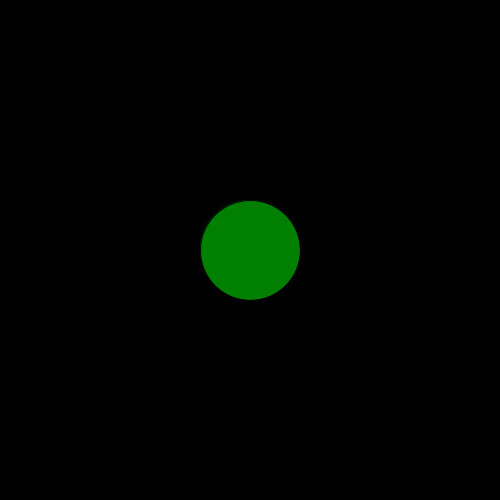
Frame 1 (no input)
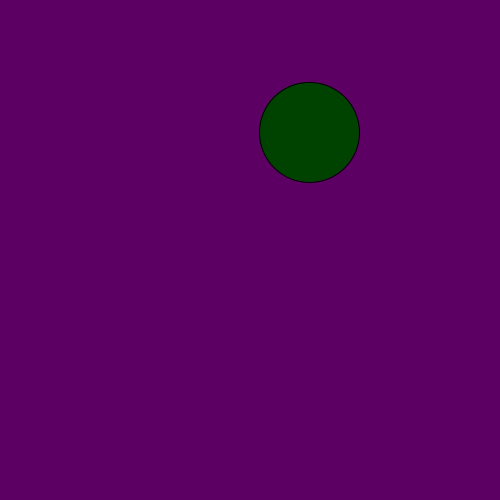
Frame 60 (the mouse pressed at the canvas centre just before this capture)
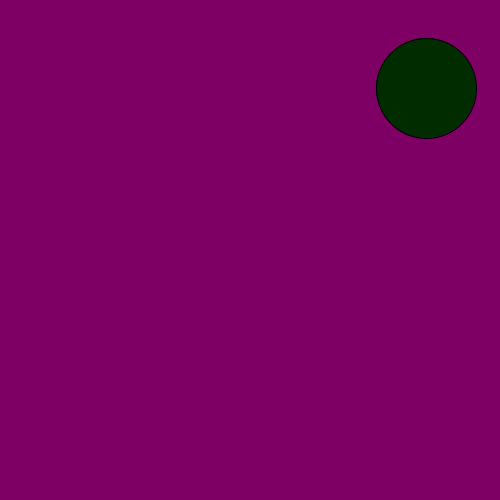
Frame 120 (the mouse held since frame 60 and released just before this capture)

The Processing sketch that drew these frames (run headless with seeded random() and noise(); from frame 60 on, the mouse is pressed at the canvas centre):

// Processing sketch: Bouncingball_conditionals
// ── Bouncingball_conditionals.pde
int x, y;
int size;
int xSpeed, ySpeed;
color bgColor;
int colorRange;
int r, g, b;

void setup() {
  size (500, 500);
  x = width/2;
  y = height/2;

  //xSpeed = int (random(-5,5));
  //ySpeed = int (random(-5,5));

   if (xSpeed == 0 || ySpeed == 0 || xSpeed == ySpeed){
  xSpeed = int (random(-5,5));
  ySpeed = int (random(-5,5));
  }

  size = 100;
}

void draw() {
  background (bgColor);
  //map
  colorRange = int (map (x,0,width,0,150));
  // first two variables are the natyral range of value "x"
  // the second two variables are the range you want to map your variable to
  bgColor = color(colorRange,0, 100);
  
  g = int (map(y,0,height,0,255));
  b = int(map (mouseX,0,width,0,255));
  fill(0,g,0);
  colorRange = int (map (0,y,0,height,150));
  ellipse (x, y, size, size);

  println("x: " + xSpeed + "y: " + ySpeed);

  x = x + xSpeed;
  y = y + ySpeed;

  if (x<=size/2 || x>=width-size/2) {
    xSpeed = int (random (-5,5));
    xSpeed = - xSpeed;
  }
  if (y<=size/2 || y>=height-size/2) {
    ySpeed = - ySpeed;
    xSpeed = int (random (-5,5));
  }
}
